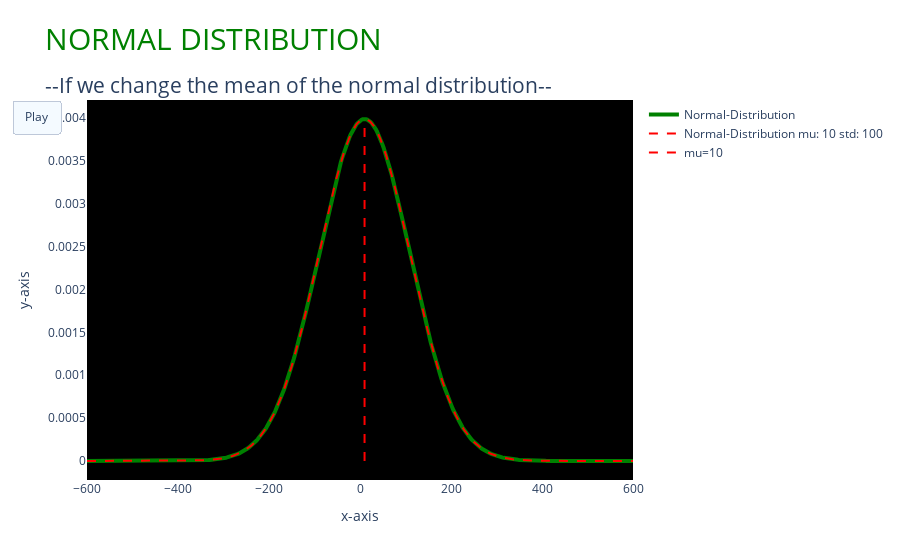

Notebook source saved alongside this figure:
### Code cell
#
# ------ Animation with  play button --------
#


#
# for animation: we need 3 steps:
# - anitial plot (1st draw the plot)
# - frames  (make the changes for animation)
# - updatemenu (play-button)
#

mu = 10
std = 100
data = np.linspace(-600,600,500)
norm_pdf = stats.norm.pdf(data,mu,std)

trace1 = go.Scatter(x=data,y=norm_pdf,mode='lines',name="Normal-Distribution",
                    line=dict(width=4,color='green'))

trace2 = go.Scatter(x=data,y=norm_pdf,mode='lines',
                    name="Normal-Distribution mu: 10 std: 100",
                    line=dict(color="red",dash="dash"))

initial_line_x = [mu,mu] 
initial_line_y = [norm_pdf.min(),norm_pdf.max()]
trace3 = go.Scatter(x=initial_line_x,y=initial_line_y,mode='lines',
                    line=dict(color='red',dash="dash"),
                    name="mu=10")
traces = [trace1,trace2,trace3]


frames = []
for mu in range(-80,80,10):
    y = stats.norm.pdf(data,mu,std)
    frames.append(
        go.Frame(
            data=[go.Scatter(y=y)],
            name=str(mu)
        )
    )


layout = go.Layout(yaxis=dict(title="y-axis",
                            showgrid=False),
                   xaxis=dict(title="x-axis",
                              showgrid=False),
                   plot_bgcolor='black',
                   title=dict(
                       text="Normal Distribution",
                       font=dict(color="green",size=30,textcase='upper'),
                       subtitle=dict(text="--If we change the mean of the normal distribution--")),
                   legend=dict(),
                   updatemenus=[dict(
                       type="buttons",
                       direction="down",
                       buttons=[dict(args=[
                                    None, # run all the frame 
                                    {
                                    "frame": {"duration": 100, "redraw": True},
                                    "transition": {"duration": 100},
                                    "fromcurrent": True}
                                    ],
                                    label="Play",
                                    method="animate")])],
                   showlegend=True)

fig = go.Figure(data=traces,layout=layout,frames=frames)
fig.update_xaxes(zerolinecolor="red")
fig.update_xaxes(zeroline=False)
fig.update_yaxes(zeroline=False)
fig.show()

### Figure 1 — Plotly figure (JSON) as saved in the notebook; plotly's stock layout.template omitted (floating-point values rounded to 4 significant figures; data arrays with more than 128 entries replaced by an {"elided": "..."} marker saying what was removed)
{"data": [{"line": {"color": "green", "width": 4}, "mode": "lines", "name": "Normal-Distribution", "type": "scatter", "x": {"elided": "500 float values"}, "y": {"elided": "500 float values"}}, {"line": {"color": "red", "dash": "dash"}, "mode": "lines", "name": "Normal-Distribution mu: 10 std: 100", "type": "scatter", "x": {"elided": "500 float values"}, "y": {"elided": "500 float values"}}, {"line": {"color": "red", "dash": "dash"}, "mode": "lines", "name": "mu=10", "type": "scatter", "x": [10, 10], "y": [3.318e-11, 0.003989]}], "layout": {"plot_bgcolor": "black", "showlegend": true, "title": {"font": {"color": "green", "size": 30, "textcase": "upper"}, "subtitle": {"text": "--If we change the mean of the normal distribution--"}, "text": "Normal Distribution"}, "updatemenus": [{"buttons": [{"args": [null, {"frame": {"duration": 100, "redraw": true}, "fromcurrent": true, "transition": {"duration": 100}}], "label": "Play", "method": "animate"}], "direction": "down", "type": "buttons"}], "xaxis": {"showgrid": false, "title": {"text": "x-axis"}, "zeroline": false, "zerolinecolor": "red"}, "yaxis": {"showgrid": false, "title": {"text": "y-axis"}, "zeroline": false}}}
